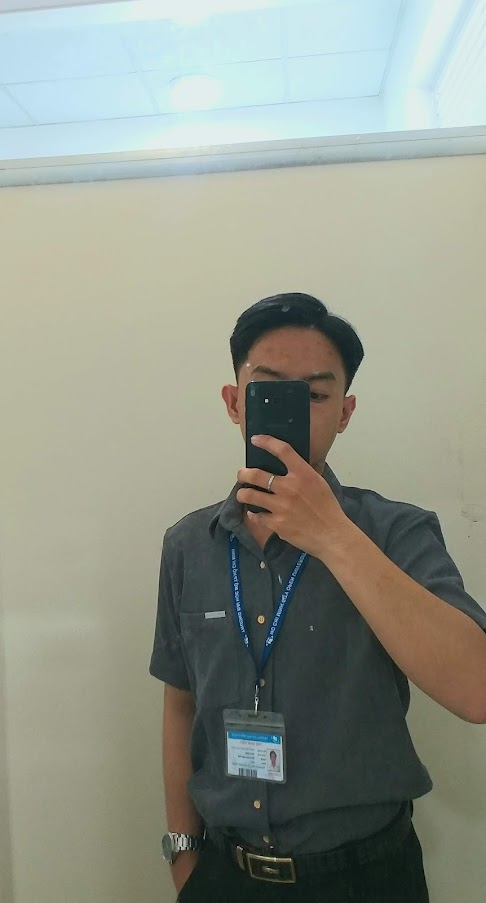
#> input picture DL/OpenCV/Module1/img/img1.jpg, 486 x 903 px, found by its file name
$ python 13.SobelImage.py
#> lines starting #> are read from the running program, lines starting #| are printed output that depends on the picture
import cv2 as cv
import numpy as np

img = cv.imread("D:/2-bai tap cua dev/PythonAI/AI/DL/OpenCV/Module1/img/img1.jpg", cv.IMREAD_GRAYSCALE)
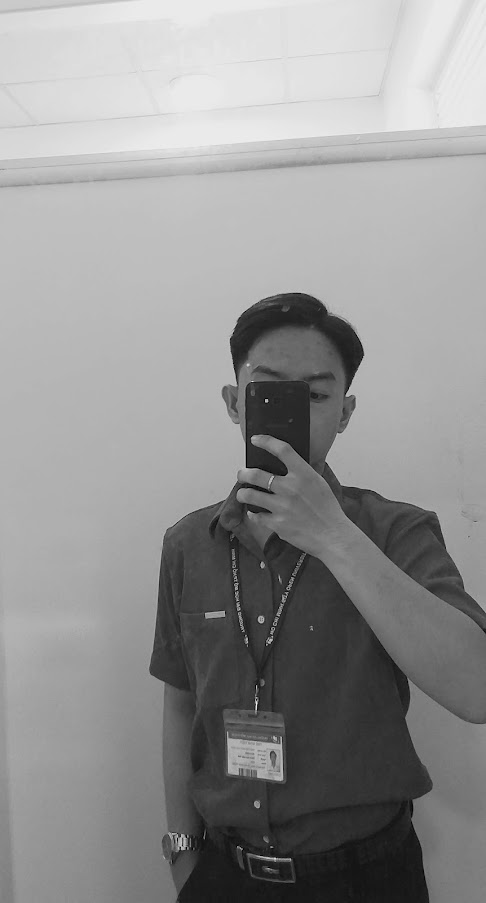
#> img: shape (903, 486); min 0, max 241, mean 147

# resize
resized = cv.resize(img, (500, 500), interpolation=cv.INTER_CUBIC)
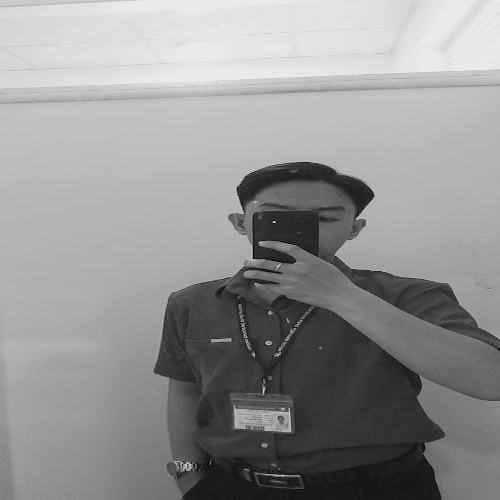
#> resized: shape (500, 500); min 0, max 240, mean 147

cropped = img[15:550, 35:500]
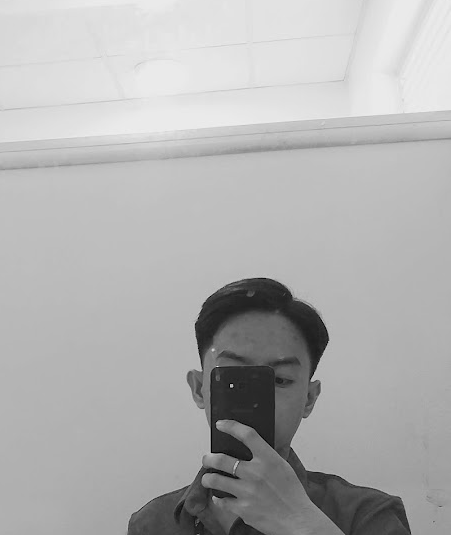
#> cropped: shape (535, 451); min 0, max 239, mean 176.5


blur= cv.GaussianBlur(resized, (5,5), cv.BORDER_DEFAULT)

# [6 lines of commented-out code are left out]
cv.imshow("Cropped", cropped)
cv.waitKey(0)
cv.destroyAllWindows()

$ run again, with DL/OpenCV/Module1/img/img2.jpg copied over DL/OpenCV/Module1/img/img1.jpg
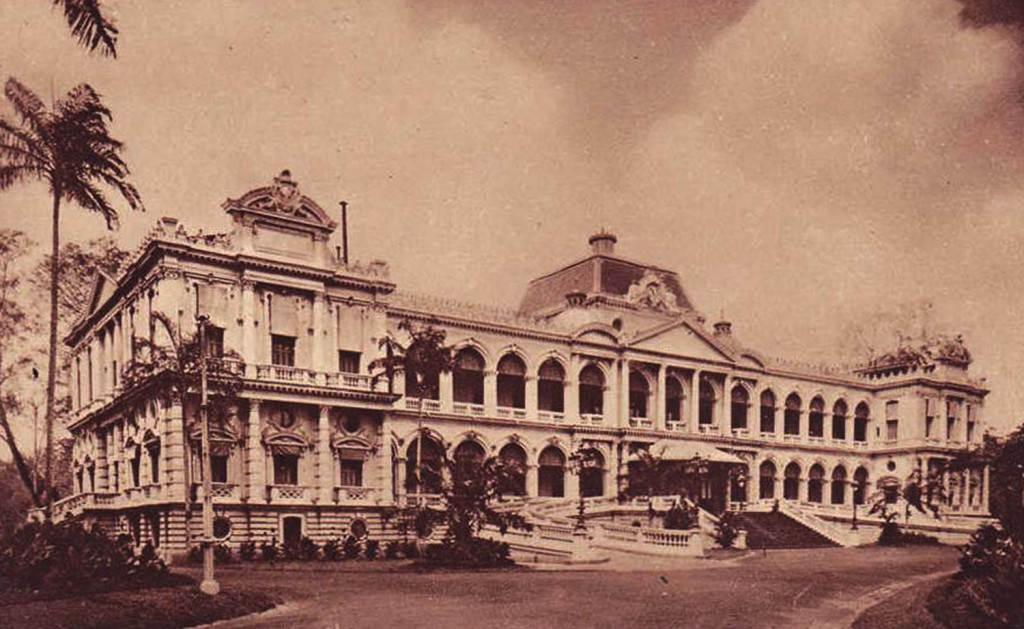
#> input picture DL/OpenCV/Module1/img/img2.jpg, 1024 x 629 px, found by its file name
#> `cropped = img[15:550, 35:500]`:
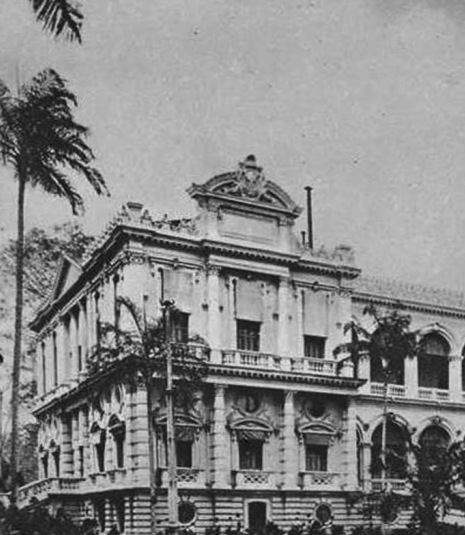
#> cropped: shape (535, 465); min 8, max 236, mean 136.6
#> `blur= cv.GaussianBlur(resized, (5,5), cv.BORDER_DEFAULT)`:
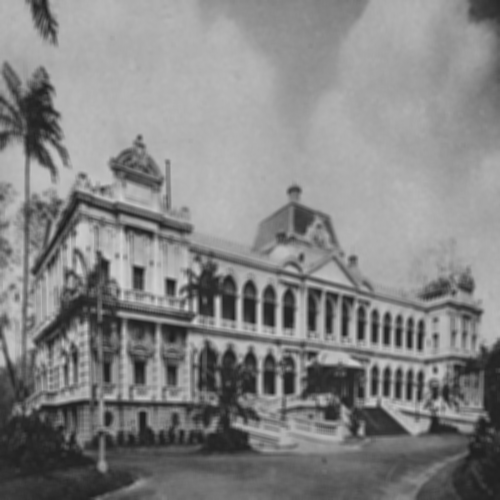
#> blur: shape (500, 500); min 29, max 209, mean 132.1

$ run again, with DL/OpenCV/Module1/img/img3.jpg copied over DL/OpenCV/Module1/img/img1.jpg
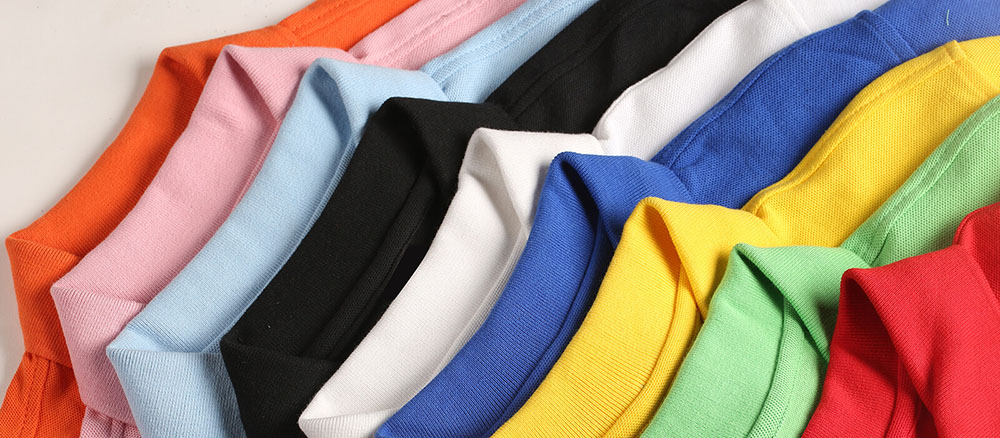
#> input picture DL/OpenCV/Module1/img/img3.jpg, 1000 x 438 px, found by its file name
#> `cropped = img[15:550, 35:500]`:
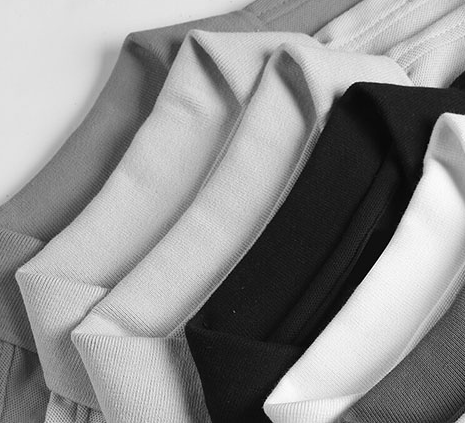
#> cropped: shape (423, 465); min 0, max 255, mean 143.6
#> `blur= cv.GaussianBlur(resized, (5,5), cv.BORDER_DEFAULT)`:
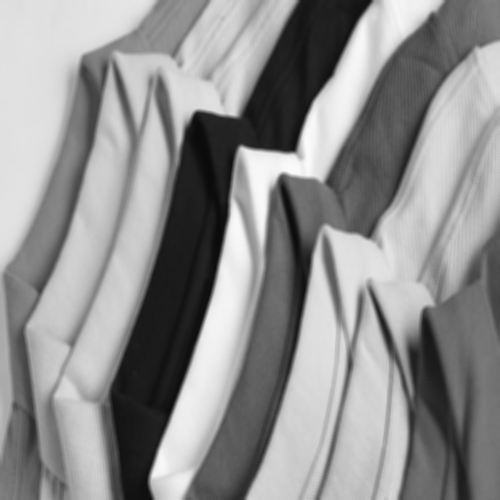
#> blur: shape (500, 500); min 10, max 251, mean 143.6

$ run again, with DL/OpenCV/Module1/img/img5.jpg copied over DL/OpenCV/Module1/img/img1.jpg
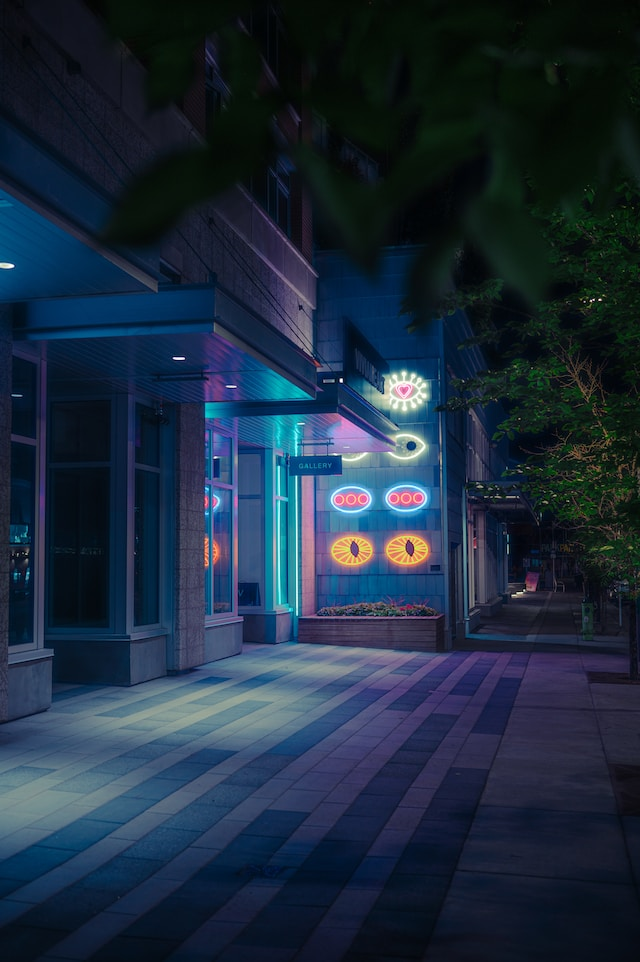
#> input picture DL/OpenCV/Module1/img/img5.jpg, 640 x 962 px, found by its file name
#> `resized = cv.resize(img, (500, 500), interpolation=cv.INTER_CUBIC)`:
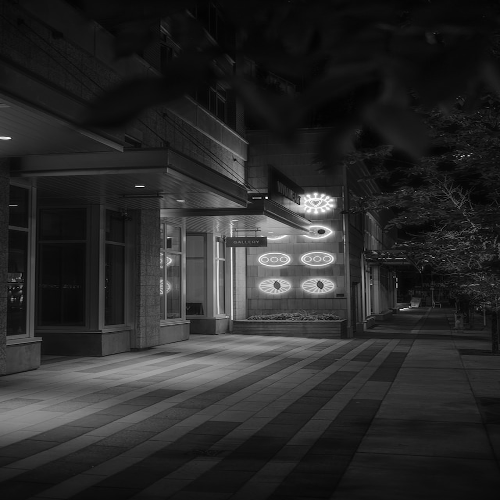
#> resized: shape (500, 500); min 0, max 255, mean 41.1
#> `cropped = img[15:550, 35:500]`:
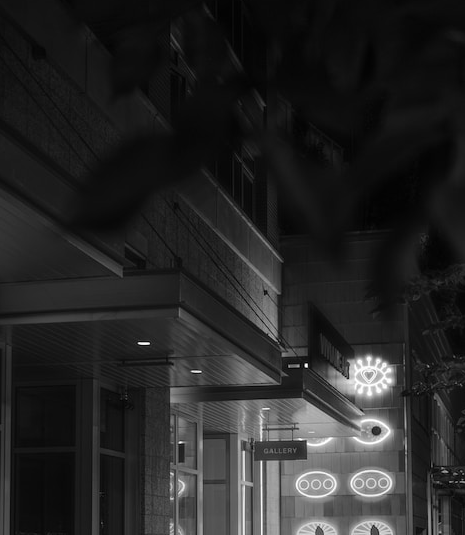
#> cropped: shape (535, 465); min 0, max 255, mean 38.3
